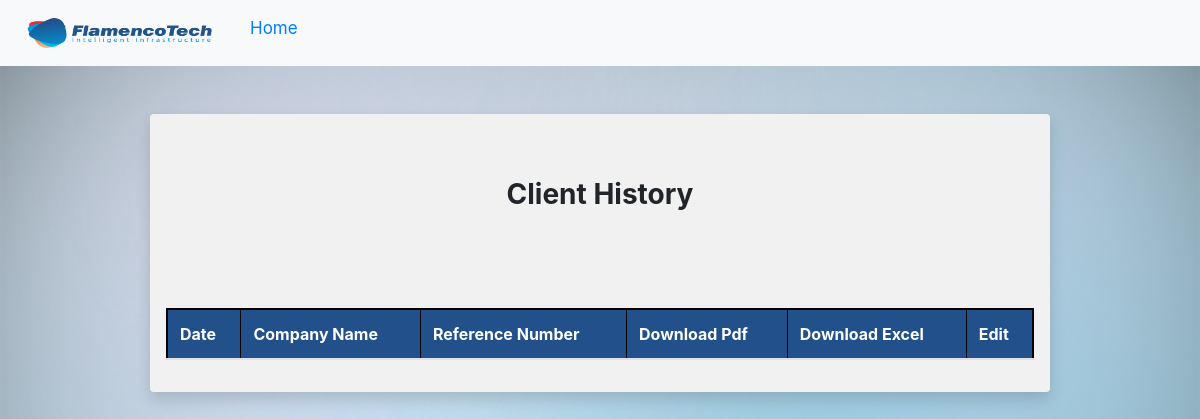
The app's page /admins/history/ (signed in), older data.
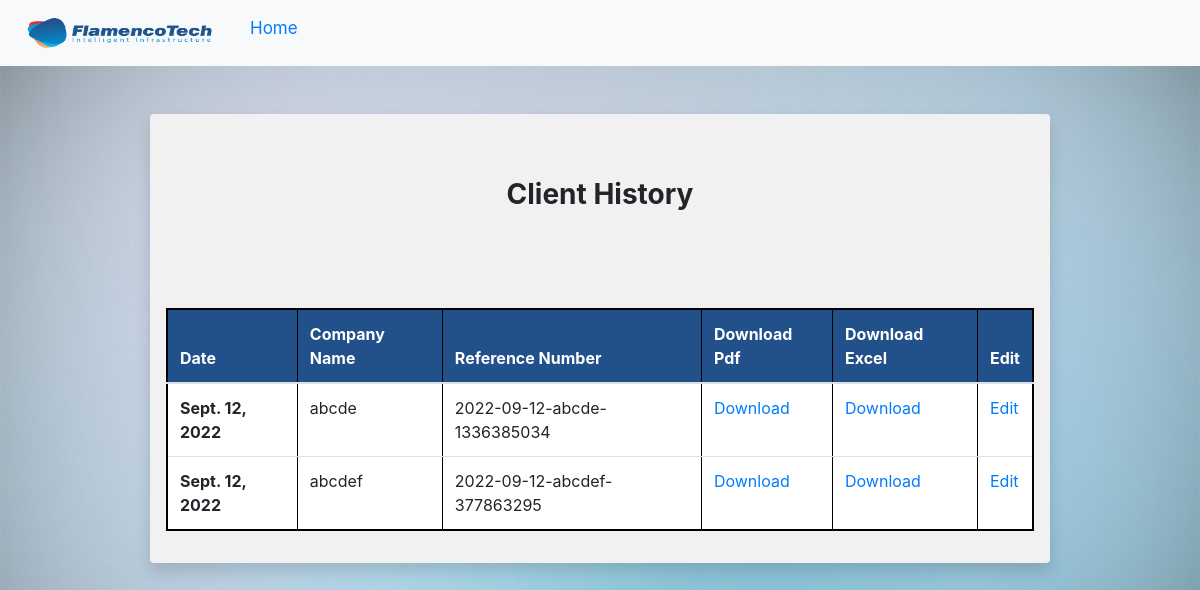
The same page, newer data.
### Admin1/models.py (models this page shows)
class Quotation(models.Model):
    ref_no=models.CharField(max_length=100,primary_key=True)
    pdf = models.FileField(upload_to ='pdfs/')
    excel = models.FileField(upload_to ='excels/')
    date=models.DateField(default=datetime.date.today())
    company_name=models.CharField(max_length=100)
    input_data=models.TextField(max_length=500)
    user_name = models.CharField(max_length=50)
    emp_name=models.CharField(max_length=50)
    _Trays2=models.CharField(max_length=200,default="")
    _Bms_Trays=models.CharField(max_length=200,default="")
    _Bms_Piping=models.CharField(max_length=200,default="")
    _Bms_Cabling=models.CharField(max_length=200,default="")
    _Bms_Sensors=models.CharField(max_length=200,default="")
    _Ddc=models.CharField(max_length=200,default="")
    _Ethernet=models.CharField(max_length=200,default="")
    _Fiber=models.CharField(max_length=200,default="")
    _Active=models.CharField(max_length=200,default="")
    _Efforts=models.CharField(max_length=200,default="")
    _Others=models.CharField(max_length=200,default="")
    _Third_Party=models.CharField(max_length=200,default="")

### Admin1/views.py (the view)
# urls.py: path('history/',views.history,name='history'),
def history(request):
	objs=Quotation.objects.filter(user_name=request.user.user_name)
	print(request.user.user_name)
	print(objs)
	context={'entries':objs}
	return render(request,'Admin1/history.html',context)

### templates/Admin1/history.html (shortened to what this page needs)
<!DOCTYPE html>
<html lang="en">
<head>
    <link rel="stylesheet" href="https://cdn.jsdelivr.net/npm/bootstrap@4.1.3/dist/css/bootstrap.min.css"
>
</head>
<body>
    <nav class="navbar navbar-expand-lg navbar-light bg-light">
      <div class="collapse navbar-collapse" id="navbarSupportedContent">
        <ul class="navbar-nav mr-auto">
            <li>
                <a class="navbar-brand" href="https://www.flamencotech.com/" target="_blank" style="display: flex;align-items: center;
                padding: 5px;">
                 <img src="/static/f1.png" alt="" width="200" height="40" >
              </a>
              </li>
          <li class="nav-item active">
            <a class="nav-link text-primary" href="/admins/"
              >Home<span class="sr-only">(current)</span></a
            >
          </li>
        </ul>
      </div>
    </nav>
    <div style="width: 900px;background-color: rgb(241, 241, 241);" class="container my-5 shadow p-3 mb-5 rounded">
        <div style="text-align: center;" class="container my-5">
            <h3><b>Client History</b></h3>
        </div>
        <table <div class="container my-5 ">
            <form class="my-5">
                <table class="table table-secondary" border="1" style="border:2px solid rgb(0, 0, 0)">
                    <thead>
                        <tr style="background-color: #22508b;color:white">
                            <th scope="col">Date</th>
                            <th scope="col">Company Name</th>
                            <th scope="col">Reference Number</th>
                            <th scope="col">Download Pdf</th>
                            <th scope="col">Download Excel</th>
                            <th scope="col">Edit</th>
                        </tr>
                    </thead>
                    <tbody style="background-color:white;">
                        {% for entry in entries %}
                        <tr>
                            <th scope="row">{{entry.date}}</th>
                            <td>{{entry.company_name}}</td>
                            <td>{{entry.ref_no}}</td>
                            <td><a href="{{entry.pdf.url}}" download="{{entry.pdf.url}}">Download</a>  </td>
                            <td><a href="{{entry.excel.url}}" download="{{entry.excel.url}}">Download</a></td>
                            <td><a href="{% url 'edit_quot_admin' ref_no=entry.ref_no %}">Edit</a></td>
                        </tr>
                        {% endfor %}
                    </tbody>
                </table>
            </form>
    </div>
</body>
</html>

### templates/Admin1/history.html (style rules this page uses)
body { background-image: url("/static/b1.png"); background-repeat: no-repeat; background-attachment: fixed; background-size: 100% 100%; }
.navbar .nav-item a { font-size: 17px; position: relative; display: inline-block; outline: none; text-decoration: none; text-shadow: 0 0 1px rgba(255,255,255,0.3); }
.navbar .nav-item a::before { color: rgba(255,255,255,0.3); text-shadow: 0 0 1px rgba(255,255,255,0.3); content: attr(data-hover); position: absolute; -webkit-transition: -webkit-transform 0.3s, opacity 0.3s; -moz-transition: -moz-transform 0.3s, opacity 0.3s; transition: transform 0.3s, opacity 0.3s; pointer-events: none; }
.navbar .nav-item a::after { content: ''; position: absolute; left: 0; bottom: 0; width: 100%; height: 2px; background: #205690; opacity: 0; -webkit-transform: translateY(5px); -moz-transform: translateY(5px); transform: translateY(5px); -webkit-transition: -webkit-transform 0.3s, opacity 0.3s; -moz-transition: -moz-transform 0.3s, opacity 0.3s; transition: transform 0.3s, opacity 0.3s; pointer-events: none; }
.navbar .nav-item a { font-size: 17px; }

Row changes from the older to the newer data that the page shows:
added Quotation: date "Sept. 12, 2022", company_name "abcde", ref_no "2022-09-12-abcde-1336385034"
added Quotation: date "Sept. 12, 2022", company_name "abcdef", ref_no "2022-09-12-abcdef-377863295"
